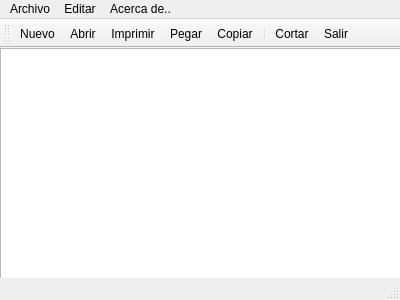
<?xml version="1.0" encoding="UTF-8"?>
<ui version="4.0">
 <class>MainWindow</class>
 <widget class="QMainWindow" name="MainWindow">
  <property name="geometry">
   <rect>
    <x>0</x>
    <y>0</y>
    <width>400</width>
    <height>300</height>
   </rect>
  </property>
  <property name="windowTitle">
   <string>NotePad</string>
  </property>
  <property name="windowIcon">
   <iconset resource="RES/res.qrc">
    <normaloff>:/mainW_1 (342).png</normaloff>:/mainW_1 (342).png</iconset>
  </property>
  <widget class="QWidget" name="centralWidget">
   <widget class="QPlainTextEdit" name="plainTextEdit">
    <property name="geometry">
     <rect>
      <x>0</x>
      <y>0</y>
      <width>401</width>
      <height>251</height>
     </rect>
    </property>
   </widget>
  </widget>
  <widget class="QMenuBar" name="menuBar">
   <property name="geometry">
    <rect>
     <x>0</x>
     <y>0</y>
     <width>400</width>
     <height>20</height>
    </rect>
   </property>
   <widget class="QMenu" name="menuArchivo">
    <property name="title">
     <string>Archivo</string>
    </property>
    <addaction name="separator"/>
    <addaction name="actionNuevo"/>
    <addaction name="separator"/>
    <addaction name="actionAbrir"/>
    <addaction name="separator"/>
    <addaction name="actionGuardar"/>
    <addaction name="actionGuardar_como"/>
    <addaction name="separator"/>
    <addaction name="actionImprimir"/>
    <addaction name="separator"/>
    <addaction name="actionCerrar"/>
    <addaction name="actionSalir"/>
    <addaction name="separator"/>
   </widget>
   <widget class="QMenu" name="menuEditar">
    <property name="title">
     <string>Editar</string>
    </property>
    <addaction name="actionCopiar"/>
    <addaction name="actionCortar"/>
    <addaction name="actionPegar"/>
    <addaction name="actionDeshacer"/>
    <addaction name="actionSeleccionar"/>
   </widget>
   <widget class="QMenu" name="menuAcerca_de">
    <property name="title">
     <string>Acerca de..</string>
    </property>
    <addaction name="actionCreditos_NotePad"/>
    <addaction name="separator"/>
    <addaction name="actionCreditos_SDK"/>
   </widget>
   <addaction name="menuArchivo"/>
   <addaction name="menuEditar"/>
   <addaction name="menuAcerca_de"/>
  </widget>
  <widget class="QToolBar" name="mainToolBar">
   <property name="windowTitle">
    <string>NotePad</string>
   </property>
   <attribute name="toolBarArea">
    <enum>TopToolBarArea</enum>
   </attribute>
   <attribute name="toolBarBreak">
    <bool>false</bool>
   </attribute>
   <addaction name="actionNuevo"/>
   <addaction name="actionAbrir"/>
   <addaction name="actionImprimir"/>
   <addaction name="actionPegar"/>
   <addaction name="actionCopiar"/>
   <addaction name="separator"/>
   <addaction name="actionCortar"/>
   <addaction name="actionSalir"/>
  </widget>
  <widget class="QStatusBar" name="statusBar"/>
  <action name="actionAbrir">
   <property name="icon">
    <iconset resource="RES/res.qrc">
     <normaloff>:/abrir_Doc.png</normaloff>:/abrir_Doc.png</iconset>
   </property>
   <property name="text">
    <string>Abrir</string>
   </property>
   <property name="shortcut">
    <string>Ctrl+C</string>
   </property>
  </action>
  <action name="actionNuevo">
   <property name="icon">
    <iconset resource="RES/res.qrc">
     <normaloff>:/iconfinder_2931173_document_empty_file_new_sheet_icon_512px.png</normaloff>:/iconfinder_2931173_document_empty_file_new_sheet_icon_512px.png</iconset>
   </property>
   <property name="text">
    <string>Nuevo</string>
   </property>
   <property name="shortcut">
    <string>Ctrl+N</string>
   </property>
  </action>
  <action name="actionSalir">
   <property name="icon">
    <iconset resource="RES/res.qrc">
     <normaloff>:/salir_1 (382).png</normaloff>:/salir_1 (382).png</iconset>
   </property>
   <property name="text">
    <string>Salir</string>
   </property>
   <property name="shortcut">
    <string>Ctrl+Q</string>
   </property>
  </action>
  <action name="actionCopiar">
   <property name="icon">
    <iconset resource="RES/res.qrc">
     <normaloff>:/copiar_Document.png</normaloff>:/copiar_Document.png</iconset>
   </property>
   <property name="text">
    <string>Copiar</string>
   </property>
   <property name="shortcut">
    <string>Ctrl+C</string>
   </property>
  </action>
  <action name="actionCortar">
   <property name="icon">
    <iconset resource="RES/res.qrc">
     <normaloff>:/cut.png</normaloff>:/cut.png</iconset>
   </property>
   <property name="text">
    <string>Cortar</string>
   </property>
   <property name="shortcut">
    <string>Ctrl+X</string>
   </property>
  </action>
  <action name="actionPegar">
   <property name="icon">
    <iconset resource="RES/res.qrc">
     <normaloff>:/pegar_Packed.png</normaloff>:/pegar_Packed.png</iconset>
   </property>
   <property name="text">
    <string>Pegar</string>
   </property>
   <property name="shortcut">
    <string>Ctrl+V</string>
   </property>
  </action>
  <action name="actionCreditos_NotePad">
   <property name="icon">
    <iconset resource="RES/res.qrc">
     <normaloff>:/creditos_User Card.png</normaloff>:/creditos_User Card.png</iconset>
   </property>
   <property name="text">
    <string>Creditos NotePad</string>
   </property>
   <property name="shortcut">
    <string>Ctrl+J</string>
   </property>
  </action>
  <action name="actionGuardar">
   <property name="icon">
    <iconset resource="RES/res.qrc">
     <normaloff>:/guardar_HD.png</normaloff>:/guardar_HD.png</iconset>
   </property>
   <property name="text">
    <string>Guardar</string>
   </property>
  </action>
  <action name="actionGuardar_como">
   <property name="icon">
    <iconset resource="RES/res.qrc">
     <normaloff>:/guardar_HD.png</normaloff>:/guardar_HD.png</iconset>
   </property>
   <property name="text">
    <string>Guardar como</string>
   </property>
  </action>
  <action name="actionDeshacer">
   <property name="text">
    <string>Deshacer</string>
   </property>
  </action>
  <action name="actionSeleccionar">
   <property name="text">
    <string>Seleccionar</string>
   </property>
  </action>
  <action name="actionCreditos_SDK">
   <property name="icon">
    <iconset resource="RES/res.qrc">
     <normaloff>:/creditos_User Card.png</normaloff>:/creditos_User Card.png</iconset>
   </property>
   <property name="text">
    <string>Creditos SDK</string>
   </property>
  </action>
  <action name="actionImprimir">
   <property name="icon">
    <iconset resource="RES/res.qrc">
     <normaloff>:/Printer.png</normaloff>:/Printer.png</iconset>
   </property>
   <property name="text">
    <string>Imprimir</string>
   </property>
  </action>
  <action name="actionCerrar">
   <property name="icon">
    <iconset resource="RES/res.qrc">
     <normaloff>:/Close.png</normaloff>:/Close.png</iconset>
   </property>
   <property name="text">
    <string>Cerrar</string>
   </property>
  </action>
 </widget>
 <layoutdefault spacing="6" margin="11"/>
 <resources>
  <include location="RES/res.qrc"/>
 </resources>
 <connections/>
</ui>
